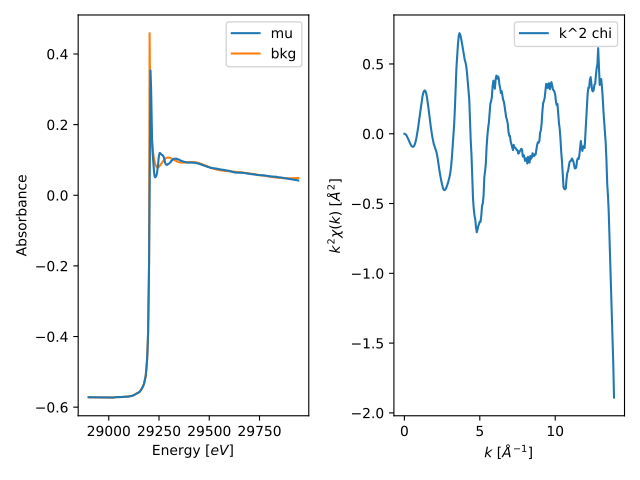

Generate this figure with Python:
from araucaria.testdata import get_testpath
from araucaria import Group
from araucaria.io import read_dnd
from araucaria.xas import pre_edge, autobk
from araucaria.utils import check_objattrs
fpath    = get_testpath('dnd_testfile.dat')
group    = read_dnd(fpath, scan='mu')  # extracting mu and mu_ref scans
pre      = pre_edge(group, update=True)
attrs    = ['bkg', 'chie', 'chi', 'k', 'autobk_pars']
autbk    = autobk(group, update=True)
check_objattrs(group, Group, attrs)
# [True, True, True, True, True]

# plotting original and background spectrum
import matplotlib.pyplot as plt
from araucaria.plot import fig_xas_template
fig, ax = fig_xas_template(panels='xe')
line = ax[0].plot(group.energy, group.mu, label='mu')
line = ax[0].plot(group.energy, group.bkg, label='bkg', zorder=-1)
text = ax[0].set_ylabel('Absorbance')
leg  = ax[0].legend()
line = ax[1].plot(group.k, group.k**2 * group.chi, label='k^2 chi')
leg  = ax[1].legend()
fig.tight_layout()
plt.show(block=False)
